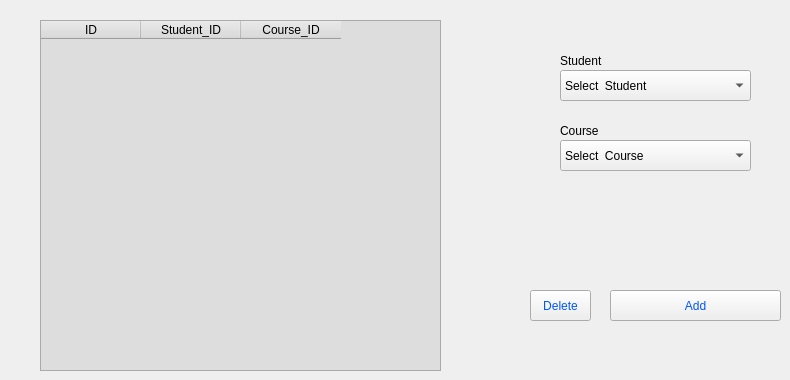
    <widget class="QWidget" name="Students_Courses_Tab">
     <attribute name="title">
      <string>Students_Courses</string>
     </attribute>
     <widget class="QTableWidget" name="stu_course_table_widget">
      <property name="geometry">
       <rect>
        <x>40</x>
        <y>20</y>
        <width>401</width>
        <height>351</height>
       </rect>
      </property>
      <property name="styleSheet">
       <string notr="true">font: 10pt &quot;Century Gothic&quot;;
font: 75 12pt &quot;Century Gothic&quot;;
font: 75 10pt &quot;Century Gothic&quot;;
font: 48pt &quot;Century Gothic&quot;;
font: 75 10pt &quot;Century Gothic&quot;;
font: 75 12pt &quot;Century Gothic&quot;;
background-color: rgb(221, 221, 221);</string>
      </property>
      <column>
       <property name="text">
        <string>ID</string>
       </property>
      </column>
      <column>
       <property name="text">
        <string>Student_ID</string>
       </property>
      </column>
      <column>
       <property name="text">
        <string>Course_ID</string>
       </property>
      </column>
     </widget>
     <widget class="QComboBox" name="stu_course_student_drop_btn">
      <property name="geometry">
       <rect>
        <x>560</x>
        <y>70</y>
        <width>191</width>
        <height>31</height>
       </rect>
      </property>
      <property name="styleSheet">
       <string notr="true">font: 75 10pt &quot;Century Gothic&quot;;</string>
      </property>
      <item>
       <property name="text">
        <string>Select  Student</string>
       </property>
      </item>
     </widget>
     <widget class="QLabel" name="label_58">
      <property name="geometry">
       <rect>
        <x>560</x>
        <y>50</y>
        <width>131</width>
        <height>21</height>
       </rect>
      </property>
      <property name="styleSheet">
       <string notr="true">font: 75 12pt &quot;Century Gothic&quot;;</string>
      </property>
      <property name="text">
       <string>Student</string>
      </property>
     </widget>
     <widget class="QLabel" name="label_59">
      <property name="geometry">
       <rect>
        <x>560</x>
        <y>120</y>
        <width>131</width>
        <height>21</height>
       </rect>
      </property>
      <property name="styleSheet">
       <string notr="true">font: 75 12pt &quot;Century Gothic&quot;;</string>
      </property>
      <property name="text">
       <string>Course</string>
      </property>
     </widget>
     <widget class="QComboBox" name="stu_course_course_drop">
      <property name="geometry">
       <rect>
        <x>560</x>
        <y>140</y>
        <width>191</width>
        <height>31</height>
       </rect>
      </property>
      <property name="styleSheet">
       <string notr="true">font: 75 10pt &quot;Century Gothic&quot;;</string>
      </property>
      <item>
       <property name="text">
        <string>Select  Course</string>
       </property>
      </item>
     </widget>
     <widget class="QPushButton" name="stu_course_add_btn">
      <property name="geometry">
       <rect>
        <x>610</x>
        <y>290</y>
        <width>171</width>
        <height>31</height>
       </rect>
      </property>
      <property name="styleSheet">
       <string notr="true">color: rgb(0, 85, 255);
font: 75 10pt &quot;Century Gothic&quot;;</string>
      </property>
      <property name="text">
       <string>Add</string>
      </property>
     </widget>
     <widget class="QPushButton" name="stu_course_delete_btn">
      <property name="geometry">
       <rect>
        <x>530</x>
        <y>290</y>
        <width>61</width>
        <height>31</height>
       </rect>
      </property>
      <property name="styleSheet">
       <string notr="true">color: rgb(0, 85, 255);
font: 75 10pt &quot;Century Gothic&quot;;</string>
      </property>
      <property name="text">
       <string>Delete</string>
      </property>
     </widget>
    </widget>
